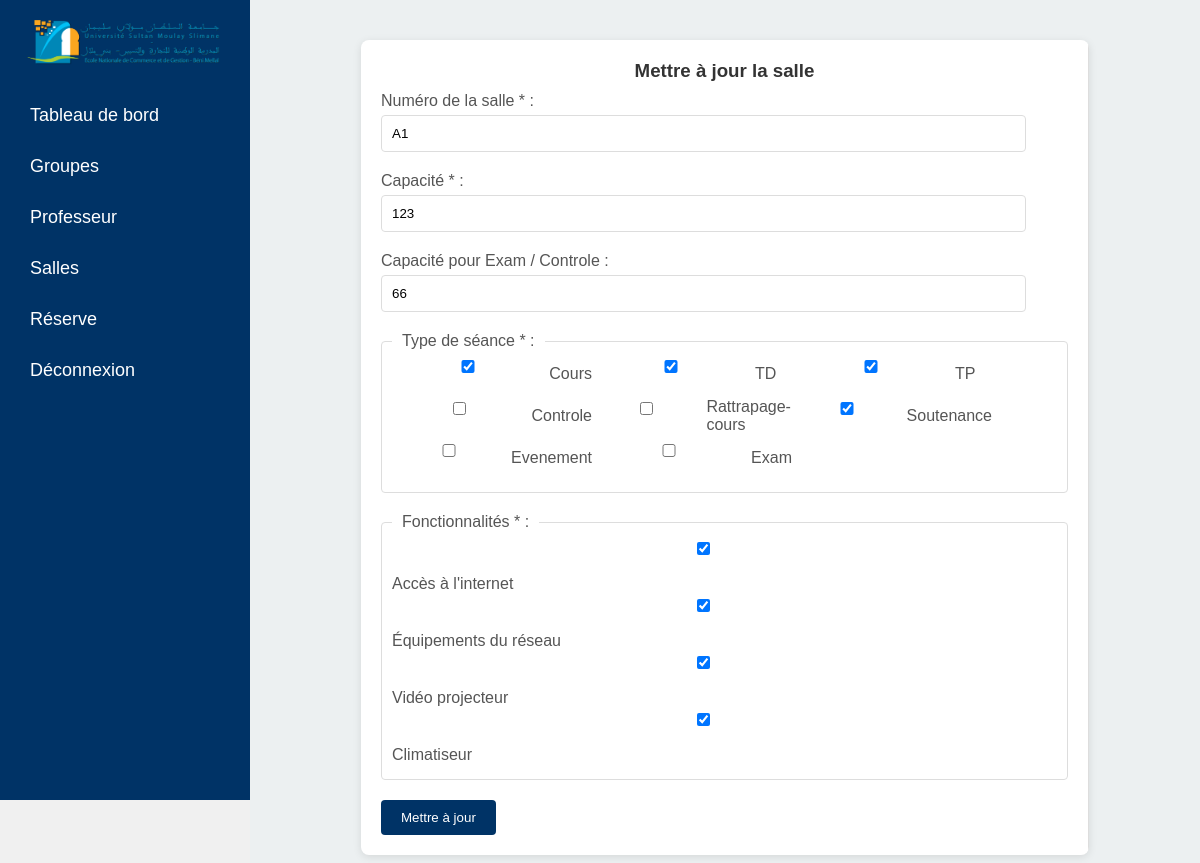
/view/Salle/update_salle.php?id=10, run on the app's committed database.
### tables this page shows
CREATE TABLE IF NOT EXISTS `salles` (
  `id` int NOT NULL AUTO_INCREMENT,
  `name` varchar(100) NOT NULL,
  `capacity` int NOT NULL,
  `features` varchar(255) DEFAULT NULL,
  `capacity_exam` int DEFAULT NULL,
  `room_type` varchar(50) DEFAULT NULL,
  PRIMARY KEY (`id`)
);

### view/Salle/update_salle.php (the view, shortened to what this page needs)
<?php
include 'db_connect.php';
$id = isset($_GET['id']) ? intval($_GET['id']) : '';
$sql = "SELECT * FROM salles WHERE id=?";
$stmt = $conn->prepare($sql);
$stmt->bind_param('i', $id);
$stmt->execute();
$result = $stmt->get_result();
$room = $result->fetch_assoc();
?>
<!DOCTYPE html>
<html lang="fr">
<head>
    <link rel="stylesheet" href="styles.css">
</head>
<body>
<div class="sidebar">
    <div class="logo">
        <img src="ENCG-BM_logo_header.png" width="200" alt="Logo">
    </div>
    <ul class="nav-links">
        <li><a href="#"><i class="icon-home"></i> Tableau de bord</a></li>
        <li><a href="#"><i class="icon-students"></i> Groupes</a></li>
        <li><a href="#"><i class="icon-teachers"></i> Professeur</a></li>
        <li class="dropdown">
            <a href="salle.html"><i class="icon-attendance"></i> Salles</a>
        </li>
        <li><a href="salle.html"><i class="icon-attendance"></i> Réserve</a></li>
        <li><a href="#"><i class="icon-logout"></i> Déconnexion</a></li>
    </ul>
</div>
<div class="main-content">
    <div class="container">
        <div class="add-classes">
            <h3>Mettre à jour la salle</h3>
            <form action="update_salle.php?id=<?php echo $id; ?>" method="post">
                <label for="room-number">Numéro de la salle * :</label>
                <input type="text" id="room-number" name="room-number" value="<?php echo htmlspecialchars($room['name']); ?>" required>
                <label for="capacity">Capacité * :</label>
                <input type="number" id="capacity" name="capacity" value="<?php echo htmlspecialchars($room['capacity']); ?>" required>
                <label for="capacity-exam">Capacité pour Exam / Controle :</label>
                <input type="number" id="capacity-exam" name="capacity-exam" value="<?php echo htmlspecialchars($room['capacity_exam']); ?>">
                <fieldset>
                    <legend>Type de séance * :</legend>
                    <div class="checkbox-group">
                        <?php
                        $room_types = explode(',', $room['room_type']);
                        $types = ['cours', 'TD', 'TP', 'controle', 'rattrapage-cours', 'soutenance', 'evenement', 'exam'];
                        foreach ($types as $type) {
                            $checked = in_array($type, $room_types) ? 'checked' : '';
                            echo "<div class='checkbox-item'>
                                    <input type='checkbox' id='$type' name='room-type[]' value='$type' $checked>
                                    <label for='$type'>" . ucfirst($type) . "</label>
                                  </div>";
                        }
                        ?>
                    </div>
                </fieldset>
                <fieldset>
                    <legend>Fonctionnalités * :</legend>
                    <?php
                    $features = explode(',', $room['features']);
                    ?>
                    <label><input type="checkbox" name="features[]" value="Accès à l'internet" <?php echo in_array('Accès à l\'internet', $features) ? 'checked' : ''; ?>> Accès à l'internet</label>
                    <label><input type="checkbox" name="features[]" value="Équipements du réseau" <?php echo in_array('Équipements du réseau', $features) ? 'checked' : ''; ?>> Équipements du réseau</label>
                    <label><input type="checkbox" name="features[]" value="Vidéo projecteur" <?php echo in_array('Vidéo projecteur', $features) ? 'checked' : ''; ?>> Vidéo projecteur</label>
                    <label><input type="checkbox" name="features[]" value="Climatiseur" <?php echo in_array('Climatiseur', $features) ? 'checked' : ''; ?>> Climatiseur</label>
                </fieldset>
                <button type="submit">Mettre à jour</button>
            </form>
        </div>
    </div>
</div>
</body>
</html>

### assets/styles.css (style rules this page uses)
* { margin: 0; padding: 0; box-sizing: border-box; font-family: Arial, sans-serif; }
body { display: flex; background-color: #f0f0f0; }
.sidebar { width: 250px; background-color: #003366; height: 100vh; display: flex; flex-direction: column; align-items: center; padding-top: 20px; }
.logo img { margin-bottom: 20px; }
.nav-links { list-style-type: none; padding: 0; width: 100%; }
.nav-links li { width: 100%; position: relative; }
.nav-links a { display: flex; align-items: center; color: #fff; text-decoration: none; padding: 15px 20px; width: 100%; box-sizing: border-box; font-size: 18px; }
.main-content { flex: 1; padding: 20px; background-color: #ecf0f1; }
button { padding: 10px 20px; background-color: #3498db; color: #fff; border: none; border-radius: 4px; cursor: pointer; }
.container { display: flex; width: 80%; max-width: 1200px; background-color: #fff; box-shadow: 0 2px 8px rgba(0, 0, 0, 0.1); border-radius: 8px; overflow: hidden; margin: 20px auto; }
.add-classes, .classes { padding: 20px; flex: 1; }
.add-classes { border-right: 1px solid #ddd; }
form { display: flex; flex-direction: column; }
label { margin-bottom: 5px; color: #555; }
input, select { margin-bottom: 20px; padding: 10px; border: 1px solid #ddd; border-radius: 4px; }
button { padding: 10px 20px; background-color: #003366; color: #fff; border: none; border-radius: 4px; cursor: pointer; align-self: flex-start; }
h3 { margin-bottom: 10px; color: #333; text-align: center; }
label { display: block; margin-bottom: 5px; color: #555; }
input, select { width: calc(100% - 22px); padding: 10px; margin-bottom: 20px; border: 1px solid #ddd; border-radius: 4px; box-sizing: border-box; }
fieldset { border: 1px solid #ddd; border-radius: 4px; padding: 10px; margin-bottom: 20px; }
legend { padding: 0 10px; color: #555; }
label input { margin-right: 10px; }
.checkbox-group { display: flex; flex-wrap: wrap; }
.checkbox-group .checkbox-item { width: 200px; display: flex; align-items: center; margin-bottom: 5px; }
.checkbox-group label { margin-left: 5px; }
@media (min-width: 768px) { input, select { width: calc(100% - 42px); } }

### data on the page
salles: room-number "A1", capacity "123", capacity-exam "66", features "☑"

### other printed values
$type "Cours"
$type "TD"
$type "TP"
$type "Controle"
$type "Rattrapage-cours"
$type "Soutenance"
$type "Evenement"
$type "Exam"
